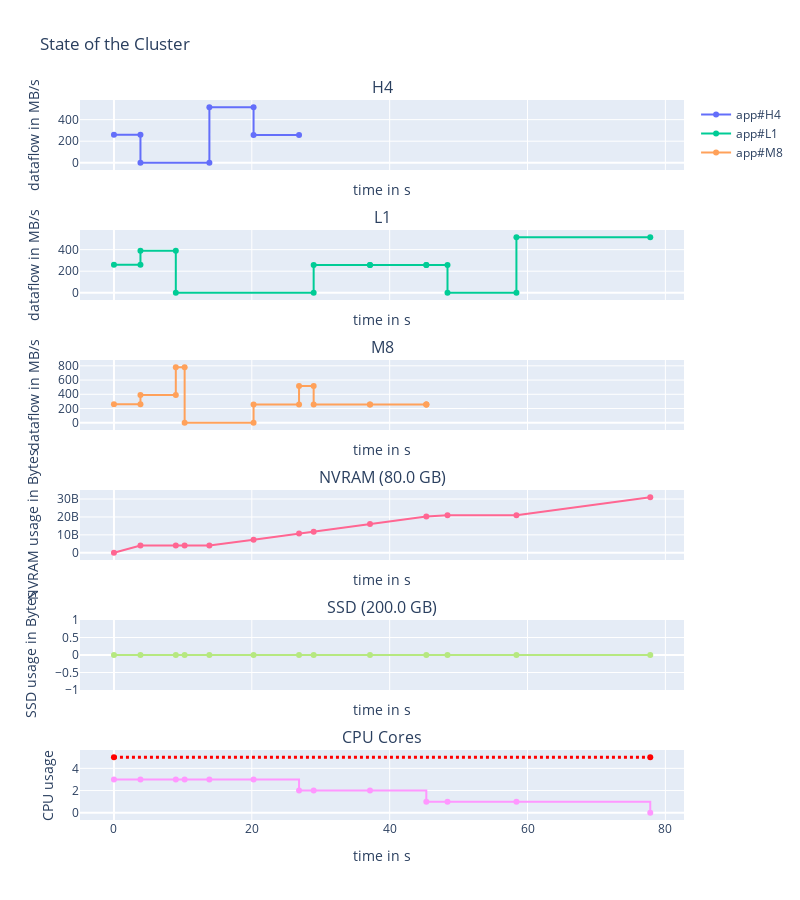

Notebook cell for this chart:
### Markdown cell above
### Let now observe the solutions

### Code cell
fig = cbb.display_placement(placement=[0, 1, 1, 0, 0, 1, 1]) # solution found by bbopt
fig = cbb.display_placement(placement=[0, 0, 0, 0, 0, 0, 0]) # most intuitive solution

fig.show()

### Figure 1 — Plotly figure (JSON) as saved in the notebook; plotly's stock layout.template omitted (floating-point values rounded to 4 significant figures)
{"data": [{"line": {"shape": "linear"}, "name": "app#H4", "text": ["READ|to/from:NVRAM|volume=1.0 GB", "READ|to/from:NVRAM|volume=1.0 GB", "COMPUTE|volume=0B", "COMPUTE|volume=0B", "WRITE|to/from:NVRAM|volume=3.3 GB", "WRITE|to/from:NVRAM|volume=3.3 GB", "WRITE|to/from:NVRAM|volume=1.7 GB", "WRITE|to/from:NVRAM|volume=1.7 GB"], "textposition": "top center", "type": "scatter", "x": [0, 3.846, 3.846, 13.85, 13.85, 20.26, 20.26, 26.85], "xaxis": "x", "y": [260, 260, 0, 0, 515, 515, 257.5, 257.5], "yaxis": "y"}, {"line": {"dash": "dot", "shape": "linear"}, "name": "H4 mvt", "text": [], "textposition": "top center", "type": "scatter", "x": [], "xaxis": "x", "y": [], "yaxis": "y"}, {"line": {"shape": "linear"}, "name": "app#L1", "text": ["READ|to/from:NVRAM|volume=1.0 GB", "READ|to/from:NVRAM|volume=1.0 GB", "READ|to/from:NVRAM|volume=2.0 GB", "READ|to/from:NVRAM|volume=2.0 GB", "COMPUTE|volume=0B", "COMPUTE|volume=0B", "WRITE|to/from:NVRAM|volume=2.1 GB", "WRITE|to/from:NVRAM|volume=2.1 GB", "WRITE|to/from:NVRAM|volume=2.1 GB", "WRITE|to/from:NVRAM|volume=2.1 GB", "WRITE|to/from:NVRAM|volume=791.03 MB", "WRITE|to/from:NVRAM|volume=791.03 MB", "COMPUTE|volume=0B", "COMPUTE|volume=0B", "WRITE|to/from:NVRAM|volume=10.0 GB", "WRITE|to/from:NVRAM|volume=10.0 GB"], "textposition": "top center", "type": "scatter", "x": [0, 3.846, 3.846, 8.974, 8.974, 28.97, 28.97, 37.15, 37.15, 45.32, 45.32, 48.39, 48.39, 58.39, 58.39, 77.81], "xaxis": "x2", "y": [260, 260, 390, 390, 0, 0, 257.5, 257.5, 257.5, 257.5, 257.5, 257.5, 0, 0, 515, 515], "yaxis": "y2"}, {"line": {"dash": "dot", "shape": "linear"}, "name": "L1 mvt", "text": [], "textposition": "top center", "type": "scatter", "x": [], "xaxis": "x2", "y": [], "yaxis": "y2"}, {"line": {"shape": "linear"}, "name": "app#M8", "text": ["READ|to/from:NVRAM|volume=1.0 GB", "READ|to/from:NVRAM|volume=1.0 GB", "READ|to/from:NVRAM|volume=2.0 GB", "READ|to/from:NVRAM|volume=2.0 GB", "READ|to/from:NVRAM|volume=1.0 GB", "READ|to/from:NVRAM|volume=1.0 GB", "COMPUTE|volume=0B", "COMPUTE|volume=0B", "WRITE|to/from:NVRAM|volume=1.7 GB", "WRITE|to/from:NVRAM|volume=1.7 GB", "WRITE|to/from:NVRAM|volume=1.09 GB", "WRITE|to/from:NVRAM|volume=1.09 GB", "WRITE|to/from:NVRAM|volume=2.1 GB", "WRITE|to/from:NVRAM|volume=2.1 GB", "WRITE|to/from:NVRAM|volume=2.1 GB", "WRITE|to/from:NVRAM|volume=2.1 GB", "WRITE|to/from:NVRAM|volume=476.84 EB", "WRITE|to/from:NVRAM|volume=476.84 EB"], "textposition": "top center", "type": "scatter", "x": [0, 3.846, 3.846, 8.974, 8.974, 10.26, 10.26, 20.26, 20.26, 26.85, 26.85, 28.97, 28.97, 37.15, 37.15, 45.32, 45.32, 45.32], "xaxis": "x3", "y": [260, 260, 390, 390, 780, 780, 0, 0, 257.5, 257.5, 515, 515, 257.5, 257.5, 257.5, 257.5, 257.5, 257.5], "yaxis": "y3"}, {"line": {"dash": "dot", "shape": "linear"}, "name": "M8 mvt", "text": [], "textposition": "top center", "type": "scatter", "x": [], "xaxis": "x3", "y": [], "yaxis": "y3"}, {"line": {"shape": "linear"}, "name": "NVRAM", "showlegend": false, "text": ["H4|Read|NVRAM | +volume=1.0 GB", "M8|Read|NVRAM | +volume=1.0 GB", "L1|Read|NVRAM | +volume=1.0 GB", "L1|Read|NVRAM | +volume=2.0 GB", "M8|Read|NVRAM | +volume=2.0 GB", "M8|Read|NVRAM | +volume=1.0 GB", "H4|Compute | +volume=0B", "M8|Compute | +volume=0B", "H4|Write|NVRAM | +volume=3.3 GB", "H4|Write|NVRAM | +volume=1.7 GB", "M8|Write|NVRAM | +volume=1.7 GB", "L1|Compute | +volume=0B", "M8|Write|NVRAM | +volume=1.09 GB", "M8|Write|NVRAM | +volume=2.1 GB", "L1|Write|NVRAM | +volume=2.1 GB", "M8|Write|NVRAM | +volume=2.1 GB", "L1|Write|NVRAM | +volume=2.1 GB", "M8|Write|NVRAM | +volume=476.84 EB", "L1|Write|NVRAM | +volume=791.03 MB", "L1|Compute | +volume=0B", "L1|Write|NVRAM | +volume=10.0 GB"], "textposition": "top center", "type": "scatter", "x": [0, 3.846, 8.974, 10.26, 13.85, 20.26, 26.85, 28.97, 37.15, 45.32, 48.39, 58.39, 77.81], "xaxis": "x4", "y": [0, 4000000000, 4000000000, 4000000000, 4000000000, 7301000000.0, 10700000000.0, 11790000000.0, 16000000000.0, 20210000000.0, 21000000000.0, 21000000000.0, 31000000000], "yaxis": "y4"}, {"line": {"shape": "linear"}, "name": "SSD", "showlegend": false, "text": ["H4|Read|NVRAM | +volume=1.0 GB", "M8|Read|NVRAM | +volume=1.0 GB", "L1|Read|NVRAM | +volume=1.0 GB", "L1|Read|NVRAM | +volume=2.0 GB", "M8|Read|NVRAM | +volume=2.0 GB", "M8|Read|NVRAM | +volume=1.0 GB", "H4|Compute | +volume=0B", "M8|Compute | +volume=0B", "H4|Write|NVRAM | +volume=3.3 GB", "H4|Write|NVRAM | +volume=1.7 GB", "M8|Write|NVRAM | +volume=1.7 GB", "L1|Compute | +volume=0B", "M8|Write|NVRAM | +volume=1.09 GB", "M8|Write|NVRAM | +volume=2.1 GB", "L1|Write|NVRAM | +volume=2.1 GB", "M8|Write|NVRAM | +volume=2.1 GB", "L1|Write|NVRAM | +volume=2.1 GB", "M8|Write|NVRAM | +volume=476.84 EB", "L1|Write|NVRAM | +volume=791.03 MB", "L1|Compute | +volume=0B", "L1|Write|NVRAM | +volume=10.0 GB"], "textposition": "top center", "type": "scatter", "x": [0, 3.846, 8.974, 10.26, 13.85, 20.26, 26.85, 28.97, 37.15, 45.32, 48.39, 58.39, 77.81], "xaxis": "x5", "y": [0, 0, 0, 0, 0, 0, 0, 0, 0, 0, 0, 0, 0], "yaxis": "y5"}, {"line": {"shape": "hv"}, "showlegend": false, "type": "scatter", "x": [0, 3.846, 8.974, 10.26, 13.85, 20.26, 26.85, 28.97, 37.15, 45.32, 48.39, 58.39, 77.81], "xaxis": "x6", "y": [3, 3, 3, 3, 3, 3, 2, 2, 2, 1, 1, 1, 0], "yaxis": "y6"}, {"line": {"color": "red", "dash": "dot", "shape": "hv", "width": 3}, "showlegend": false, "text": ["Maximum available cores in cluster=5", "Maximum available cores in cluster=5"], "type": "scatter", "x": [0, 77.81], "xaxis": "x6", "y": [5, 5], "yaxis": "y6"}], "layout": {"annotations": [{"font": {"size": 16}, "showarrow": false, "text": "H4", "x": 0.5, "xanchor": "center", "xref": "paper", "y": 1.0, "yanchor": "bottom", "yref": "paper"}, {"font": {"size": 16}, "showarrow": false, "text": "L1", "x": 0.5, "xanchor": "center", "xref": "paper", "y": 0.8194, "yanchor": "bottom", "yref": "paper"}, {"font": {"size": 16}, "showarrow": false, "text": "M8", "x": 0.5, "xanchor": "center", "xref": "paper", "y": 0.6389, "yanchor": "bottom", "yref": "paper"}, {"font": {"size": 16}, "showarrow": false, "text": "NVRAM (80.0 GB)", "x": 0.5, "xanchor": "center", "xref": "paper", "y": 0.4583, "yanchor": "bottom", "yref": "paper"}, {"font": {"size": 16}, "showarrow": false, "text": "SSD (200.0 GB)", "x": 0.5, "xanchor": "center", "xref": "paper", "y": 0.2778, "yanchor": "bottom", "yref": "paper"}, {"font": {"size": 16}, "showarrow": false, "text": "CPU Cores", "x": 0.5, "xanchor": "center", "xref": "paper", "y": 0.09722, "yanchor": "bottom", "yref": "paper"}], "height": 900, "title": {"text": "State of the Cluster"}, "width": 800, "xaxis": {"anchor": "y", "domain": [0, 1], "matches": "x6", "showticklabels": false, "title": {"text": "time in s"}}, "xaxis2": {"anchor": "y2", "domain": [0, 1], "matches": "x6", "showticklabels": false, "title": {"text": "time in s"}}, "xaxis3": {"anchor": "y3", "domain": [0, 1], "matches": "x6", "showticklabels": false, "title": {"text": "time in s"}}, "xaxis4": {"anchor": "y4", "domain": [0, 1], "matches": "x6", "showticklabels": false, "title": {"text": "time in s"}}, "xaxis5": {"anchor": "y5", "domain": [0, 1], "matches": "x6", "showticklabels": false, "title": {"text": "time in s"}}, "xaxis6": {"anchor": "y6", "domain": [0, 1], "title": {"text": "time in s"}}, "yaxis": {"anchor": "x", "domain": [0.9028, 1.0], "title": {"text": "dataflow in MB/s"}}, "yaxis2": {"anchor": "x2", "domain": [0.7222, 0.8194], "title": {"text": "dataflow in MB/s"}}, "yaxis3": {"anchor": "x3", "domain": [0.5417, 0.6389], "title": {"text": "dataflow in MB/s"}}, "yaxis4": {"anchor": "x4", "domain": [0.3611, 0.4583], "title": {"text": "NVRAM usage in Bytes"}}, "yaxis5": {"anchor": "x5", "domain": [0.1806, 0.2778], "title": {"text": "SSD usage in Bytes"}}, "yaxis6": {"anchor": "x6", "domain": [0, 0.09722], "title": {"text": "CPU usage"}}}}
